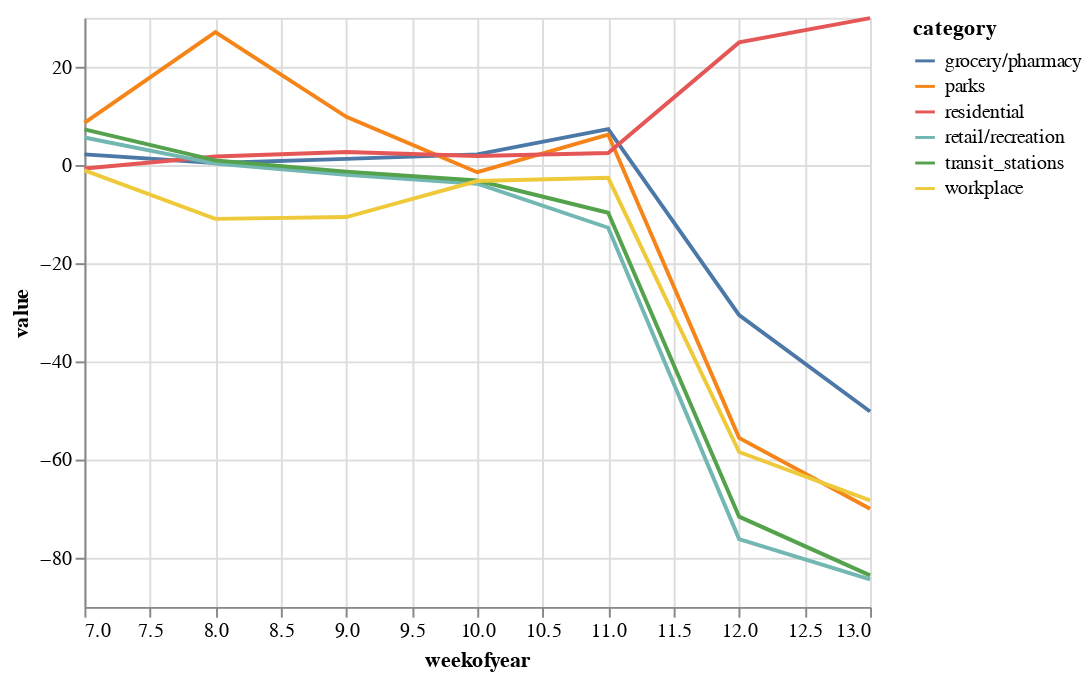

Here is the notebook cell this chart was saved with:
### Code cell
(subset
 .groupby(['category', 'weekofyear'])
 .mean()
 .reset_index()
 .pipe(alt.Chart)
 .mark_line()
 .encode(x='weekofyear', y='value', color='category')
)

### Figure 1 — Vega-Lite specification as saved in the notebook (floating-point values rounded to 4 significant figures)
{"usermeta": {"embedOptions": {"theme": "dark"}}, "config": {"view": {"continuousWidth": 400, "continuousHeight": 300}}, "data": {"name": "data-70b0b4f60a8776fe514cd0ecb344b7bc"}, "mark": "line", "encoding": {"color": {"type": "nominal", "field": "category"}, "x": {"type": "quantitative", "field": "weekofyear"}, "y": {"type": "quantitative", "field": "value"}}, "$schema": "https://vega.github.io/schema/vega-lite/v4.8.1.json", "datasets": {"data-70b0b4f60a8776fe514cd0ecb344b7bc": [{"category": "grocery/pharmacy", "weekofyear": 7, "page": 0, "change": -72, "value": 2.163, "country_code": 250, "weekday": 6}, {"category": "grocery/pharmacy", "weekofyear": 8, "page": 0, "change": -72, "value": 0.4091, "country_code": 250, "weekday": 3}, {"category": "grocery/pharmacy", "weekofyear": 9, "page": 0, "change": -72, "value": 1.235, "country_code": 250, "weekday": 3}, {"category": "grocery/pharmacy", "weekofyear": 10, "page": 0, "change": -72, "value": 2.151, "country_code": 250, "weekday": 3}, {"category": "grocery/pharmacy", "weekofyear": 11, "page": 0, "change": -72, "value": 7.29, "country_code": 250, "weekday": 3}, {"category": "grocery/pharmacy", "weekofyear": 12, "page": 0, "change": -72, "value": -30.58, "country_code": 250, "weekday": 3}, {"category": "grocery/pharmacy", "weekofyear": 13, "page": 0, "change": -72, "value": -50.21, "country_code": 250, "weekday": 3}, {"category": "parks", "weekofyear": 7, "page": 0, "change": -82, "value": 8.574, "country_code": 250, "weekday": 6}, {"category": "parks", "weekofyear": 8, "page": 0, "change": -82, "value": 27.07, "country_code": 250, "weekday": 3}, {"category": "parks", "weekofyear": 9, "page": 0, "change": -82, "value": 9.815, "country_code": 250, "weekday": 3}, {"category": "parks", "weekofyear": 10, "page": 0, "change": -82, "value": -1.469, "country_code": 250, "weekday": 3}, {"category": "parks", "weekofyear": 11, "page": 0, "change": -82, "value": 6.196, "country_code": 250, "weekday": 3}, {"category": "parks", "weekofyear": 12, "page": 0, "change": -82, "value": -55.58, "country_code": 250, "weekday": 3}, {"category": "parks", "weekofyear": 13, "page": 0, "change": -82, "value": -70.0, "country_code": 250, "weekday": 3}, {"category": "residential", "weekofyear": 7, "page": 1, "change": 18, "value": -0.7127, "country_code": 250, "weekday": 6}, {"category": "residential", "weekofyear": 8, "page": 1, "change": 18, "value": 1.738, "country_code": 250, "weekday": 3}, {"category": "residential", "weekofyear": 9, "page": 1, "change": 18, "value": 2.626, "country_code": 250, "weekday": 3}, {"category": "residential", "weekofyear": 10, "page": 1, "change": 18, "value": 1.843, "country_code": 250, "weekday": 3}, {"category": "residential", "weekofyear": 11, "page": 1, "change": 18, "value": 2.439, "country_code": 250, "weekday": 3}, {"category": "residential", "weekofyear": 12, "page": 1, "change": 18, "value": 24.96, "country_code": 250, "weekday": 3}, {"category": "residential", "weekofyear": 13, "page": 1, "change": 18, "value": 29.89, "country_code": 250, "weekday": 3}, {"category": "retail/recreation", "weekofyear": 7, "page": 0, "change": -88, "value": 5.603, "country_code": 250, "weekday": 6}, {"category": "retail/recreation", "weekofyear": 8, "page": 0, "change": -88, "value": 0.2881, "country_code": 250, "weekday": 3}, {"category": "retail/recreation", "weekofyear": 9, "page": 0, "change": -88, "value": -1.974, "country_code": 250, "weekday": 3}, {"category": "retail/recreation", "weekofyear": 10, "page": 0, "change": -88, "value": -3.813, "country_code": 250, "weekday": 3}, {"category": "retail/recreation", "weekofyear": 11, "page": 0, "change": -88, "value": -12.79, "country_code": 250, "weekday": 3}, {"category": "retail/recreation", "weekofyear": 12, "page": 0, "change": -88, "value": -76.2, "country_code": 250, "weekday": 3}, {"category": "retail/recreation", "weekofyear": 13, "page": 0, "change": -88, "value": -84.41, "country_code": 250, "weekday": 3}, {"category": "transit_stations", "weekofyear": 7, "page": 1, "change": -87, "value": 7.248, "country_code": 250, "weekday": 6}, {"category": "transit_stations", "weekofyear": 8, "page": 1, "change": -87, "value": 0.9281, "country_code": 250, "weekday": 3}, {"category": "transit_stations", "weekofyear": 9, "page": 1, "change": -87, "value": -1.354, "country_code": 250, "weekday": 3}, {"category": "transit_stations", "weekofyear": 10, "page": 1, "change": -87, "value": -3.167, "country_code": 250, "weekday": 3}, {"category": "transit_stations", "weekofyear": 11, "page": 1, "change": -87, "value": -9.737, "country_code": 250, "weekday": 3}, {"category": "transit_stations", "weekofyear": 12, "page": 1, "change": -87, "value": -71.63, "country_code": 250, "weekday": 3}, {"category": "transit_stations", "weekofyear": 13, "page": 1, "change": -87, "value": -83.58, "country_code": 250, "weekday": 3}, {"category": "workplace", "weekofyear": 7, "page": 1, "change": -56, "value": -1.107, "country_code": 250, "weekday": 6}, {"category": "workplace", "weekofyear": 8, "page": 1, "change": -56, "value": -10.98, "country_code": 250, "weekday": 3}, {"category": "workplace", "weekofyear": 9, "page": 1, "change": -56, "value": -10.6, "country_code": 250, "weekday": 3}, {"category": "workplace", "weekofyear": 10, "page": 1, "change": -56, "value": -3.278, "country_code": 250, "weekday": 3}, {"category": "workplace", "weekofyear": 11, "page": 1, "change": -56, "value": -2.618, "country_code": 250, "weekday": 3}, {"category": "workplace", "weekofyear": 12, "page": 1, "change": -56, "value": -58.46, "country_code": 250, "weekday": 3}, {"category": "workplace", "weekofyear": 13, "page": 1, "change": -56, "value": -68.3, "country_code": 250, "weekday": 3}]}}
